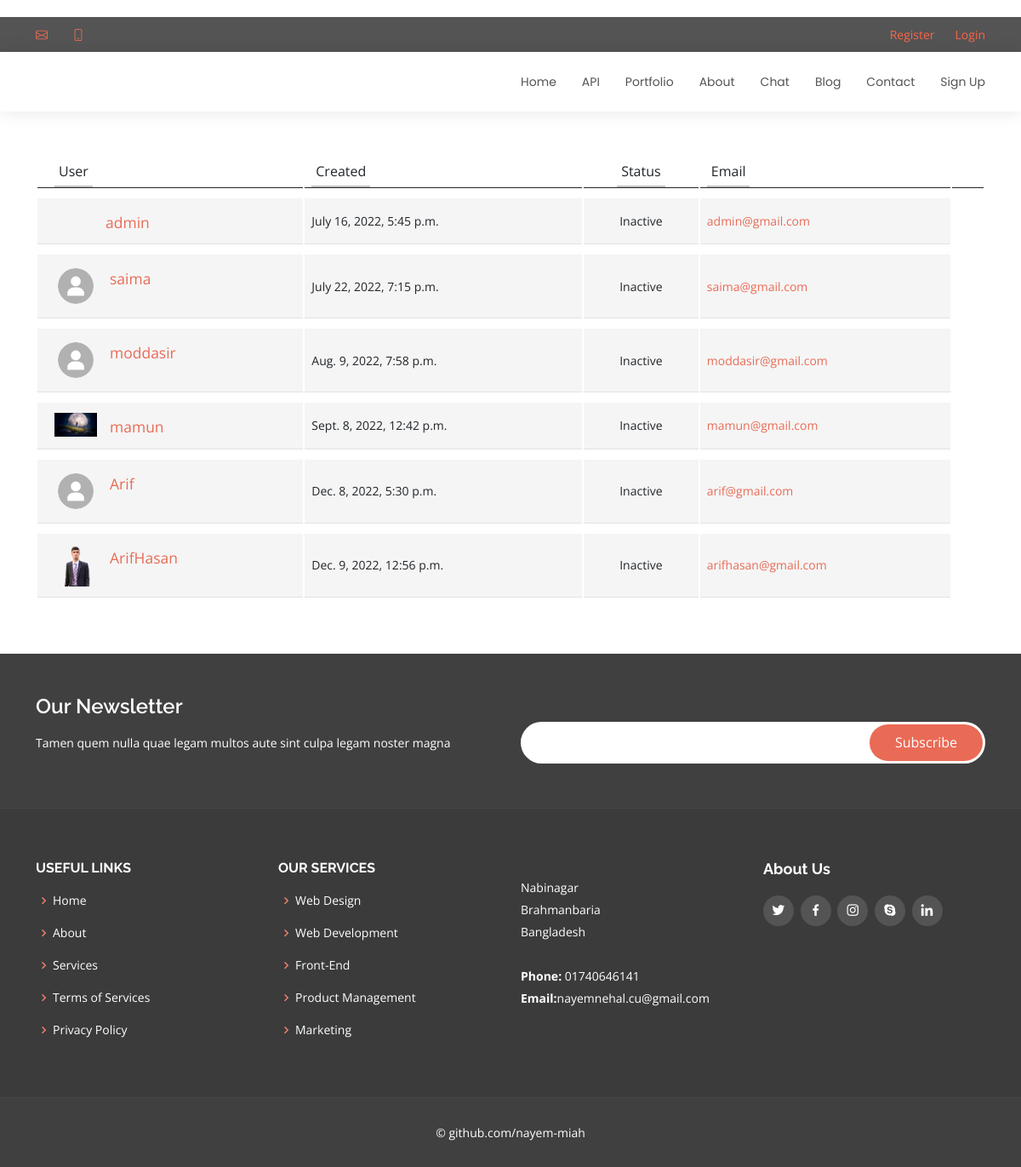
The page /chat/friend_list/ on the database as committed earlier.
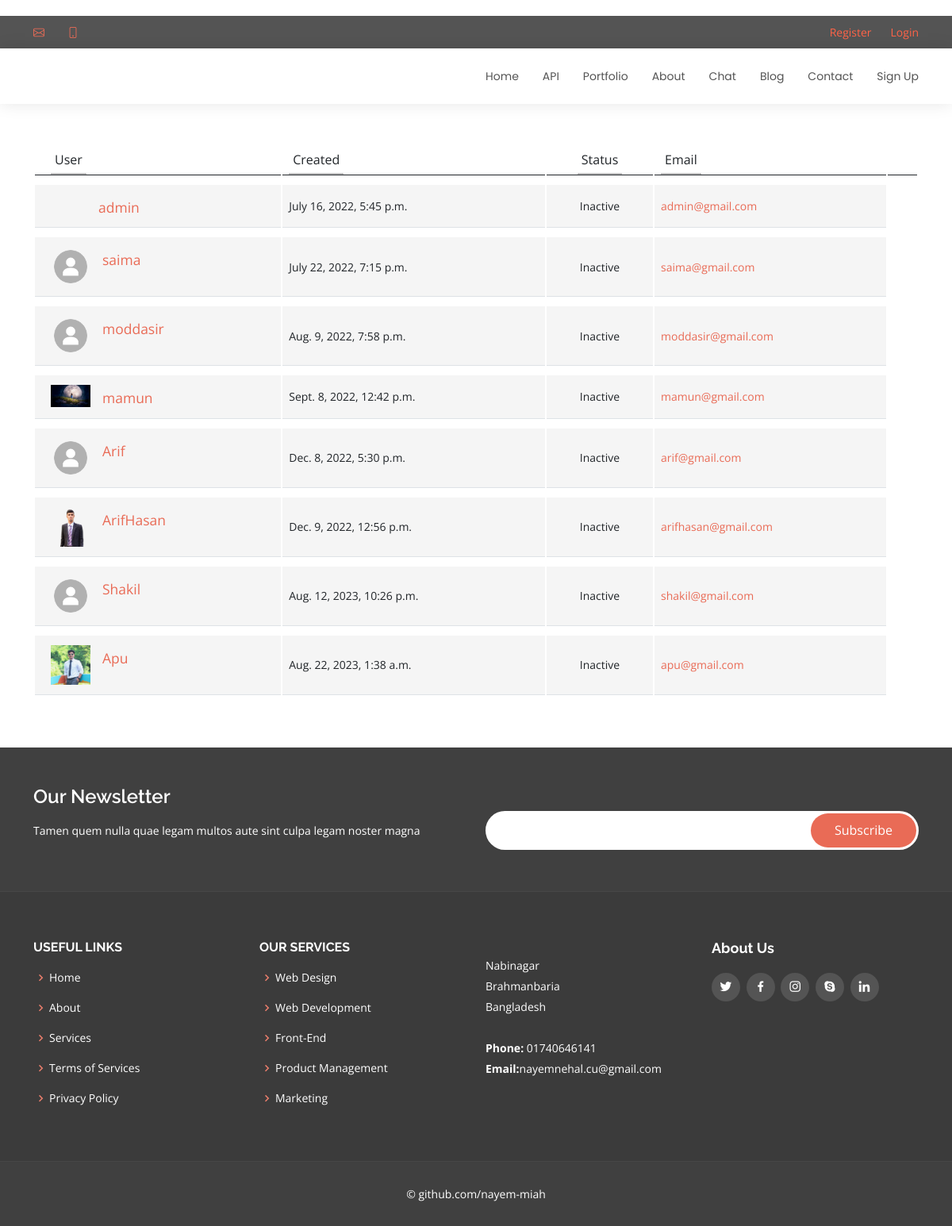
The same page on the database as committed later.
### account/models.py (models this page shows, shortened)
class Account(AbstractBaseUser):
	email 					= models.EmailField(verbose_name="email", max_length=60, unique=True)
	username 				= models.CharField(max_length=30, unique=True)
	date_joined				= models.DateTimeField(verbose_name='date joined', auto_now_add=True)
	last_login				= models.DateTimeField(verbose_name='last login', auto_now=True)
	is_admin				= models.BooleanField(default=False)
	is_active				= models.BooleanField(default=True)
	is_staff				= models.BooleanField(default=False)
	is_superuser			= models.BooleanField(default=False)
	profile_image			= models.ImageField(max_length=255, null=True, blank=True, default="profile_images/d.png")
	hide_email				= models.BooleanField(default=True)
	USERNAME_FIELD = 'email'
	REQUIRED_FIELDS = ['username']
	objects = MyAccountManager()
	def __str__(self):
		return self.username

### chat/views.py (the view)
# urls.py: path('friend_list/', views.friend_list, name='friend_list'),
def friend_list(request):
    friends = Account.objects.all()
    context = {
        'friends': friends,
    }
    return render(request, 'chat/friends.html', context=context)

### templates/chat/friends.html (shortened to what this page needs)
{% extends 'base.html' %}
{% load static %}
{% block content %}
<br/>
<br/>
<body>
<link href="https://maxcdn.bootstrapcdn.com/font-awesome/4.3.0/css/font-awesome.min.css" rel="stylesheet">
<div class="container">
<div class="row">
	<div class="col-lg-12">
		<div class="main-box clearfix">
			<div class="table-responsive">
				<table class="table user-list">
					<thead>
						<tr>
							<th><span>User</span></th>
							<th><span>Created</span></th>
							<th class="text-center"><span>Status</span></th>
							<th><span>Email</span></th>
							<th>&nbsp;</th>
						</tr>
					</thead>
					<tbody>
						 {% for friend in friends %}
                            <tr>
							<td>
								<img src="{{friend.profile_image.url}}" alt="">
								<a href="{% url 'chat:personal_chat' friend.id %}" class="user-link">{{friend}}</a>
							</td>
							<td>
								{{friend.date_joined}}
							</td>
							<td class="text-center">
								<span class="label label-default">Inactive</span>
							</td>
							<td>
								<a href="#">{{friend.email}}</a>
							</td>
						</tr>
                        {%endfor%}
					</tbody>
				</table>
			</div>
		</div>
	</div>
</div>
</div>
<br/>
<br/>
{% endblock content %}

### templates/base.html (shortened to what this page needs)
<!DOCTYPE html>
{% load static %}
<html lang="en">
  <head>
    <link
      href="{% static 'assets/vendor/animate.css/animate.min.css'%}"
      rel="stylesheet"
    />
    <link
      href="{% static 'assets/vendor/bootstrap/css/bootstrap.min.css'%}"
      rel="stylesheet"
    />
    <link
      href="{% static 'assets/vendor/bootstrap-icons/bootstrap-icons.css'%}"
      rel="stylesheet"
    />
    <link
      href="{% static 'assets/vendor/boxicons/css/boxicons.min.css'%}"
      rel="stylesheet"
    />
    <link
      href="{% static 'assets/vendor/glightbox/css/glightbox.min.css'%}"
      rel="stylesheet"
    />
    <link
      href="{% static 'assets/vendor/swiper/swiper-bundle.min.css'%}"
      rel="stylesheet"
    />
    <link href="{% static 'assets/css/index.css'%}" rel="stylesheet" />
    <link rel="stylesheet" href="https://cdn.jsdelivr.net/npm/highlight.js@11.3.1/styles/monokai-sublime.css">
  </head>
  <body>
    {% include 'base/header.html' %}
    {% block content %} {% endblock %}
    {% include 'base/footer.html' %}
  </body>
</html>

### templates/base/header.html (shortened to what this page needs)
  <section id="topbar" class="d-flex align-items-center">
    <div class="container d-flex justify-content-center justify-content-md-between">
      <div class="contact-info d-flex align-items-center">
        <i class="bi bi-envelope d-flex align-items-center"><a href="mailto:contact@example.com">{{top_headerdata.0.email}}</a></i>
        <i class="bi bi-phone d-flex align-items-center ms-4"></i>
      </div>
      <div class="social-links d-none d-md-flex align-items-center">
          {% if user.is_authenticated%}
               <a class="d-flex align-items-center ms-4" href="{%url 'logout'%}">Logout</a>
               <a class="d-flex align-items-center ms-4" style="color:tomato;">{{user.username}}</a>
          {% else %}
               <br/>
              <a class="d-flex align-items-center ms-4" style="color:tomato;" href="{% url 'index'%}">Register</a></p>
              <a class="d-flex align-items-center ms-4" style="color:tomato" href="{% url 'login'%}">Login</a></p>
          {% endif %}
      </div>
    </div>
  </section>
  <header id="header" class="d-flex align-items-center">
    <div class="container d-flex justify-content-between align-items-center">
      <div class="logo">
      </div>
      <nav id="navbar" class="navbar">
        <ul>
          <li><a class="{% block homeactive %} {% endblock %}" href="{% url 'index'%}">Home</a></li>
          <li><a class="{% block teamactive %} {% endblock %}" href="http://localhost:8000/docs/">API</a></li>
          <li><a class="{% block portfolioactive %} {% endblock %}" href="{% url 'portfolio'%}">Portfolio</a></li>
          <li><a class="{% block aboutactive %} {% endblock %}" href="{% url 'about'%}">About</a></li>
          <li><a class="" href="{% url 'chat:friend_list'%}">Chat</a></li>
          <li><a class="{% block blogactive %} {% endblock %}" href="{% url 'blog:blog'%}">Blog</a></li>
          <li><a class="{% block contactactive %}{% endblock %}" href="{% url 'contact'%}">Contact</a></li>
          {% if user.is_authenticated%}
             <li><a href="{% url 'profile'%}">Account</a></li>
          {% else %}
             <li><a href="{% url 'account'%}">Sign Up</a></li>
          {% endif %}
        </ul>
      </nav>
    </div>
  </header>

### templates/base/footer.html
<footer id="footer">
  <div class="footer-newsletter">
    <div class="container">
      <div class="row">
        <div class="col-lg-6">
          <h4>Our Newsletter</h4>
          <p>
            Tamen quem nulla quae legam multos aute sint culpa legam noster
            magna
          </p>
        </div>
        <div class="col-lg-6">
          <form action="" method="post">
            <input type="email" name="email" /><input
              type="submit"
              value="Subscribe"
            />
          </form>
        </div>
      </div>
    </div>
  </div>
  <div class="footer-top">
    <div class="container">
      <div class="row">
        <div class="col-lg-3 col-md-6 footer-links">
          <h4>USEFUL LINKS</h4>
          <ul>
            <li>
              <i class="bx bx-chevron-right"></i>
              <a href="#">Home</a>
            </li>
            <li>
              <i class="bx bx-chevron-right"></i>
              <a href="#">About</a>
            </li>
            <li>
              <i class="bx bx-chevron-right"></i>
              <a href="#">Services</a>
            </li>
            <li>
              <i class="bx bx-chevron-right"></i>
              <a href="#">Terms of Services</a>
            </li>
            <li>
              <i class="bx bx-chevron-right"></i>
              <a href="#">Privacy Policy</a>
            </li>
          </ul>
        </div>
        <div class="col-lg-3 col-md-6 footer-links">
          <h4>Our Services</h4>
          <ul>
            <li>
              <i class="bx bx-chevron-right"></i>
              <a href="#">Web Design</a>
            </li>
            <li>
              <i class="bx bx-chevron-right"></i>
              <a href="#">Web Development</a>
            </li>
            <li>
              <i class="bx bx-chevron-right"></i>
              <a href="#">Front-End</a>
            </li>
            <li>
              <i class="bx bx-chevron-right"></i>
              <a href="#">Product Management</a>
            </li>
            <li>
              <i class="bx bx-chevron-right"></i>
              <a href="#">Marketing</a>
            </li>
          </ul>
        </div>
        <div class="col-lg-3 col-md-6 footer-contact">
          <h4>{{footer3.0.title}}</h4>
          <p>
            Nabinagar<br />
            Brahmanbaria<br />
            Bangladesh<br /><br />
            <strong>Phone:</strong> 01740646141<br />
            <strong>Email:</strong>nayemnehal.cu@gmail.com<br />
          </p>
        </div>
        <div class="col-lg-3 col-md-6 footer-info">
          <h3>About Us</h3>
          <div class="social-links mt-3">
            <a href="#" class="twitter"
              ><i class="bx bxl-twitter"></i
            ></a>
            <a href="#" class="facebook"
              ><i class="bx bxl-facebook"></i
            ></a>
            <a href="#" class="instagram"
              ><i class="bx bxl-instagram"></i
            ></a>
            <a href="#" class="google-plus"
              ><i class="bx bxl-skype"></i
            ></a>
            <a href="#" class="linkedin"
              ><i class="bx bxl-linkedin"></i
            ></a>
          </div>
        </div>
      </div>
    </div>
  </div>
  <div class="container">
    <div class="copyright">&copy; github.com/nayem-miah</div>
  </div>
</footer>

### static/assets/css/index.css (style rules this page uses)
body { font-family: "Open Sans", sans-serif; color: #444444; }
a { color: #e96b56; text-decoration: none; }
h1, h2, h3, h4, h5, h6 { font-family: "Raleway", sans-serif; }
#topbar { background: #545454; padding: 10px 0; font-size: 14px; }
#topbar .contact-info i { font-style: normal; color: #e96b56; }
#topbar .social-links a { color: #bababa; line-height: 0; transition: 0.3s; margin-left: 10px; }
#header { height: 70px; transition: all 0.5s; z-index: 997; transition: all 0.5s; background: #fff; box-shadow: 0px 0px 20px 0px rgba(0, 0, 0, 0.1); }
.navbar { padding: 0; }
.navbar ul { margin: 0; padding: 0; display: flex; list-style: none; align-items: center; }
.navbar li { position: relative; }
.navbar a { display: flex; align-items: center; justify-content: space-between; padding: 10px 0 10px 30px; font-family: "Poppins", sans-serif; font-size: 14px; color: #545454; white-space: nowrap; transition: 0.3s; }
section { padding: 0 0 80px 0; }
#footer { background: #404040; padding: 0 0 30px 0; color: #fff; font-size: 14px; }
#footer .footer-newsletter { padding: 50px 0; background: #404040; }
#footer .footer-newsletter h4 { font-size: 24px; margin: 0 0 20px 0; padding: 0; line-height: 1; font-weight: 600; }
#footer .footer-newsletter form { margin-top: 30px; background: #fff; padding: 6px 10px; position: relative; border-radius: 50px; }
#footer .footer-newsletter form input[type="email"] { border: 0; padding: 8px; width: calc(100% - 140px); }
#footer .footer-newsletter form input[type="submit"] { position: absolute; top: 0; right: 0; bottom: 0; border: 0; background: none; font-size: 16px; padding: 0 30px; margin: 3px; background: #e96b56; color: #fff; transition: 0.3s; border-radius: 50px; }
#footer .footer-top { background: #3b3b3b; border-top: 1px solid #474747; border-bottom: 1px solid #474747; padding: 60px 0 30px 0; }
#footer .footer-top .footer-info { margin-bottom: 30px; }
#footer .footer-top .footer-info h3 { font-size: 18px; margin: 0 0 20px 0; padding: 2px 0 2px 0; line-height: 1; font-weight: 700; }
#footer .footer-top .social-links a { font-size: 18px; display: inline-block; background: #545454; color: #fff; line-height: 1; padding: 8px 0; margin-right: 4px; border-radius: 50%; text-align: center; width: 36px; height: 36px; transition: 0.3s; }
#footer .footer-top h4 { font-size: 16px; font-weight: bold; color: #fff; text-transform: uppercase; position: relative; padding-bottom: 12px; }
#footer .footer-top .footer-links { margin-bottom: 30px; }
#footer .footer-top .footer-links ul { list-style: none; padding: 0; margin: 0; }
#footer .footer-top .footer-links ul i { padding-right: 2px; color: #ec7f6d; font-size: 18px; line-height: 1; }
#footer .footer-top .footer-links ul li { padding: 10px 0; display: flex; align-items: center; }
#footer .footer-top .footer-links ul li:first-child { padding-top: 0; }
#footer .footer-top .footer-links ul a { color: #fff; transition: 0.3s; display: inline-block; line-height: 1; }
#footer .footer-top .footer-contact { margin-bottom: 30px; }
#footer .footer-top .footer-contact p { line-height: 26px; }
#footer .copyright { text-align: center; padding-top: 30px; }

### templates/chat/friends.html (style rules this page uses)
body { margin-top:20px; }
.user-list tbody td > img { position: relative; max-width: 50px; float: left; margin-right: 15px; }
.user-list tbody td .user-link { display: block; font-size: 1.25em; padding-top: 3px; margin-left: 60px; }
.table { border-collapse: separate; }
.table thead > tr > th { border-bottom: 1px solid #C2C2C2; padding-bottom: 0; }
.table tbody > tr > td { font-size: 0.875em; background: #f5f5f5; border-top: 10px solid #fff; vertical-align: middle; padding: 12px 8px; }
.table tbody > tr > td:first-child, .table thead > tr > th:first-child { padding-left: 20px; }
.table thead > tr > th span { border-bottom: 2px solid #C2C2C2; display: inline-block; padding: 0 5px; padding-bottom: 5px; font-weight: normal; }

Rows that differ between the two databases and show on the page:
added Account: profile_image (picture), username "Shakil", date_joined "Aug. 12, 2023, 10:26 p.m.", email "shakil@gmail.com"
added Account: profile_image (picture), username "Apu", date_joined "Aug. 22, 2023, 1:38 a.m.", email "apu@gmail.com"
